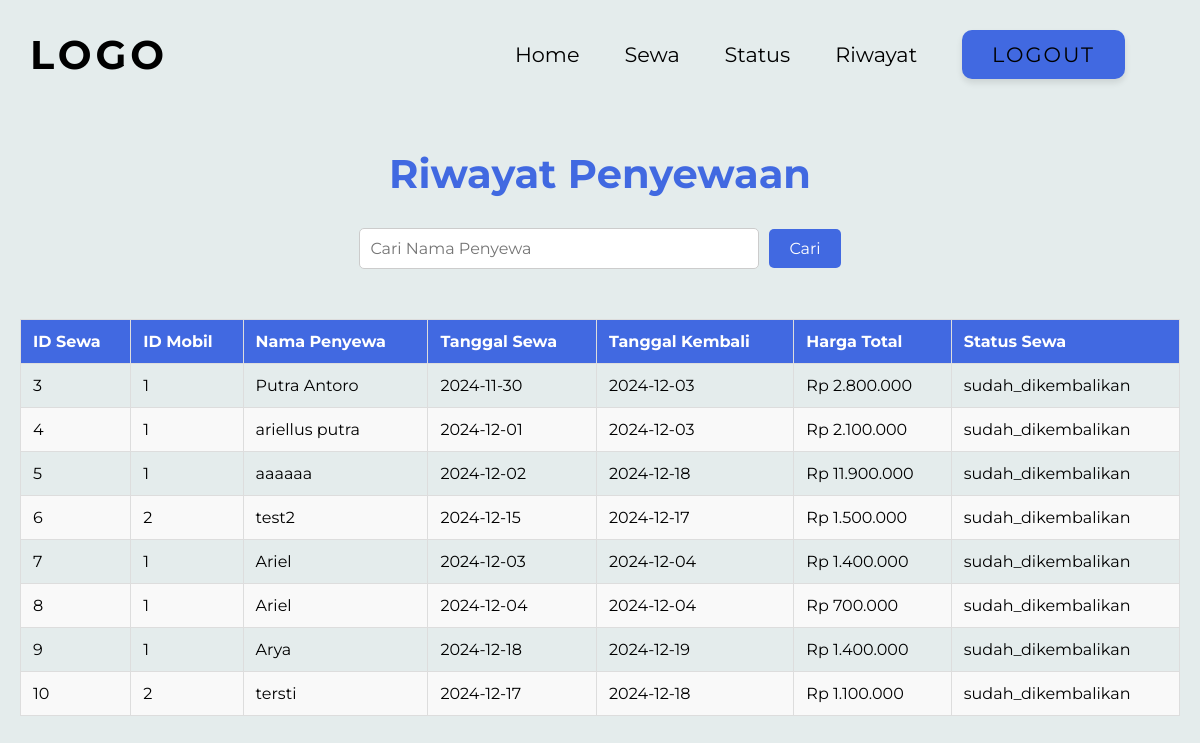
Page /riwayat.php (signed in) on the committed database.
### tables this page shows
CREATE TABLE `penyewaan` (
  `sewa_id` int(11) NOT NULL,
  `user_id` int(11) DEFAULT NULL,
  `mobil_id` int(11) DEFAULT NULL,
  `tanggal_sewa` date DEFAULT NULL,
  `tanggal_kembali` date DEFAULT NULL,
  `harga_total` decimal(10,2) DEFAULT NULL,
  `status_sewa` varchar(255) DEFAULT 'Menunggu Pembayaran',
  `alamat` varchar(255) DEFAULT NULL,
  `nama_penyewa` varchar(100) DEFAULT NULL
);

### riwayat.php (the view, shortened to what this page needs)
<?php
require_once "koneksi.php";
$user_id = $_SESSION['user_id'];
$search = isset($_POST['search']) ? $_POST['search'] : '';
$query = "
    SELECT sewa_id, mobil_id, nama_penyewa, tanggal_sewa, tanggal_kembali, harga_total, status_sewa
    FROM penyewaan
    WHERE status_sewa = 'sudah_dikembalikan' AND user_id = ? AND nama_penyewa LIKE ?
";
$stmt = $con->prepare($query);
$search_term = "%" . $search . "%";
$stmt->bind_param("is", $user_id, $search_term);
$stmt->execute();
$result = $stmt->get_result();
?>
<!DOCTYPE html>
<html lang="en">
<head>
    <link rel="stylesheet" href="./CSS/riwayatStyle.css?v=1.0">
</head>
<body>
    <header>
        <nav>
            <div class="logo">
                <h1>LOGO</h1>
            </div>
            <div class="menu">
                <a href="index.php">Home</a>
                <a href="sewa.php">Sewa</a>
                <a href="status.php">Status</a>
                <a href="riwayat.php">Riwayat</a>
                <?php if (isset($_SESSION["login"])): ?>
                    <a href="logout.php" class="login">Logout</a>
                <?php else: ?>
                    <a href="login.php" class="login">Login</a>
                <?php endif; ?>
            </div>
        </nav>
    </header>
    <main>
        <h2>Riwayat Penyewaan</h2>
        <form method="POST" action="" class="search-form">
            <input type="text" name="search" placeholder="Cari Nama Penyewa" value="<?= htmlspecialchars($search) ?>" class="search-input">
            <button type="submit" class="search-button">Cari</button>
        </form>
        <?php if ($result->num_rows > 0): ?>
            <table>
                <thead>
                    <tr>
                        <th>ID Sewa</th>
                        <th>ID Mobil</th>
                        <th>Nama Penyewa</th>
                        <th>Tanggal Sewa</th>
                        <th>Tanggal Kembali</th>
                        <th>Harga Total</th>
                        <th>Status Sewa</th>
                    </tr>
                </thead>
                <tbody>
                    <?php while ($row = $result->fetch_assoc()): ?>
                        <tr>
                            <td><?= htmlspecialchars($row['sewa_id']) ?></td>
                            <td><?= htmlspecialchars($row['mobil_id']) ?></td>
                            <td><?= htmlspecialchars($row['nama_penyewa']) ?></td>
                            <td><?= htmlspecialchars($row['tanggal_sewa']) ?></td>
                            <td><?= htmlspecialchars($row['tanggal_kembali']) ?></td>
                            <td>Rp <?= number_format($row['harga_total'], 0, ',', '.') ?></td>
                            <td><?= htmlspecialchars($row['status_sewa']) ?></td>
                        </tr>
                    <?php endwhile; ?>
                </tbody>
            </table>
        <?php else: ?>
            <p>Tidak ada riwayat penyewaan yang ditemukan.</p>
        <?php endif; ?>
    </main>
</body>
</html>

### CSS/riwayatStyle.css (style rules this page uses)
* { margin: 0; padding: 0; box-sizing: border-box; font-family: 'Montserrat', 'Roboto', sans-serif; }
body { background-color: rgba(221, 231, 231, 0.785); }
header { padding: 30px; }
nav { display: flex; align-items: center; justify-content: space-between; }
.logo h1 { font-size: 2.5rem; letter-spacing: 4px; }
.menu { width: 700px; display: flex; align-items: center; justify-content: space-evenly; }
.menu a { text-decoration: none; font-size: 1.3rem; font-weight: 400; color: black; position: relative; transition: color 0.3s ease; }
.menu a::after { content: ''; position: absolute; width: 0; height: 2px; background-color: rgb(65, 105, 225); bottom: -5px; left: 50%; transform: translateX(-50%); transition: width 0.3s ease; }
.login { padding: 12px 30px; border-radius: 10px; background-color: rgb(65, 105, 225); color: white; font-size: 1.2rem; font-weight: bold; letter-spacing: 2px; border: none; text-transform: uppercase; cursor: pointer; transition: background-color 0.3s ease, transform 0.2s ease; box-shadow: 0 4px 6px rgba(0, 0, 0, 0.1); }
main { display: flex; flex-direction: column; justify-content: center; align-items: center; padding: 40px 20px; max-width: 1400px; margin: 0 auto; }
h2 { font-size: 2.5rem; margin-bottom: 30px; color: rgb(65, 105, 225); }
.search-form { display: flex; justify-content: center; align-items: center; gap: 10px; margin-bottom: 30px; }
.search-input { padding: 10px; border-radius: 5px; border: 1px solid #ccc; font-size: 1rem; width: 400px; transition: border-color 0.3s ease; }
.search-button { padding: 10px 20px; border-radius: 5px; background-color: rgb(65, 105, 225); color: white; font-size: 1rem; border: none; cursor: pointer; transition: background-color 0.3s ease, transform 0.2s ease; }
table { width: 100%; border-collapse: collapse; margin-top: 20px; }
th, td { padding: 12px; text-align: left; border: 1px solid #ddd; }
th { background-color: rgb(65, 105, 225); color: white; }
tr:nth-child(even) { background-color: #f9f9f9; }

### rows in the picture
penyewaan: sewa_id "3", mobil "1", nama_penyewa "Putra Antoro", tanggal_sewa "2024-11-30", tanggal_kembali "2024-12-03", harga_total "2.800.000", status_sewa "sudah_dikembalikan"
penyewaan: sewa_id "4", mobil "1", nama_penyewa "ariellus putra", tanggal_sewa "2024-12-01", tanggal_kembali "2024-12-03", harga_total "2.100.000", status_sewa "sudah_dikembalikan"
penyewaan: sewa_id "5", mobil "1", nama_penyewa "aaaaaa", tanggal_sewa "2024-12-02", tanggal_kembali "2024-12-18", harga_total "11.900.000", status_sewa "sudah_dikembalikan"
penyewaan: sewa_id "6", mobil "2", nama_penyewa "test2", tanggal_sewa "2024-12-15", tanggal_kembali "2024-12-17", harga_total "1.500.000", status_sewa "sudah_dikembalikan"
penyewaan: sewa_id "7", mobil "1", nama_penyewa "Ariel", tanggal_sewa "2024-12-03", tanggal_kembali "2024-12-04", harga_total "1.400.000", status_sewa "sudah_dikembalikan"
penyewaan: sewa_id "8", mobil "1", nama_penyewa "Ariel", tanggal_sewa "2024-12-04", tanggal_kembali "2024-12-04", harga_total "700.000", status_sewa "sudah_dikembalikan"
penyewaan: sewa_id "9", mobil "1", nama_penyewa "Arya", tanggal_sewa "2024-12-18", tanggal_kembali "2024-12-19", harga_total "1.400.000", status_sewa "sudah_dikembalikan"
penyewaan: sewa_id "10", mobil "2", nama_penyewa "tersti", tanggal_sewa "2024-12-17", tanggal_kembali "2024-12-18", harga_total "1.100.000", status_sewa "sudah_dikembalikan"
